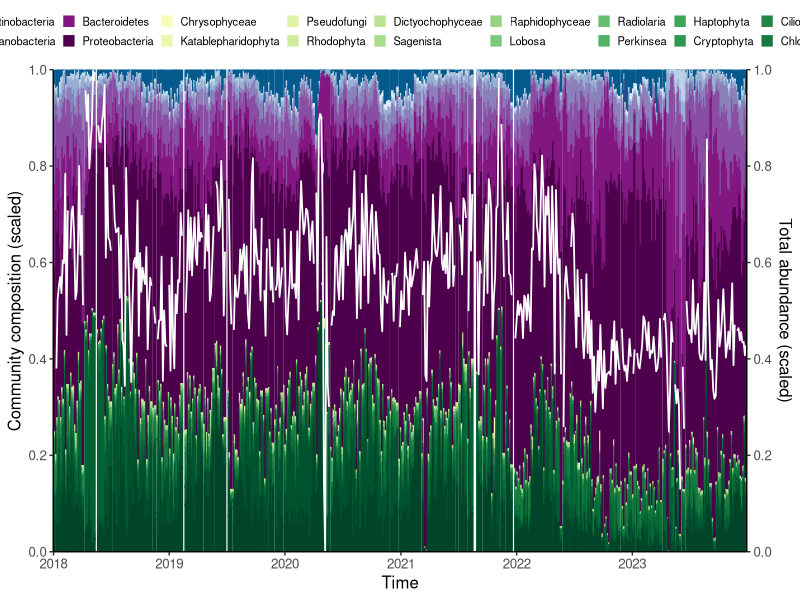
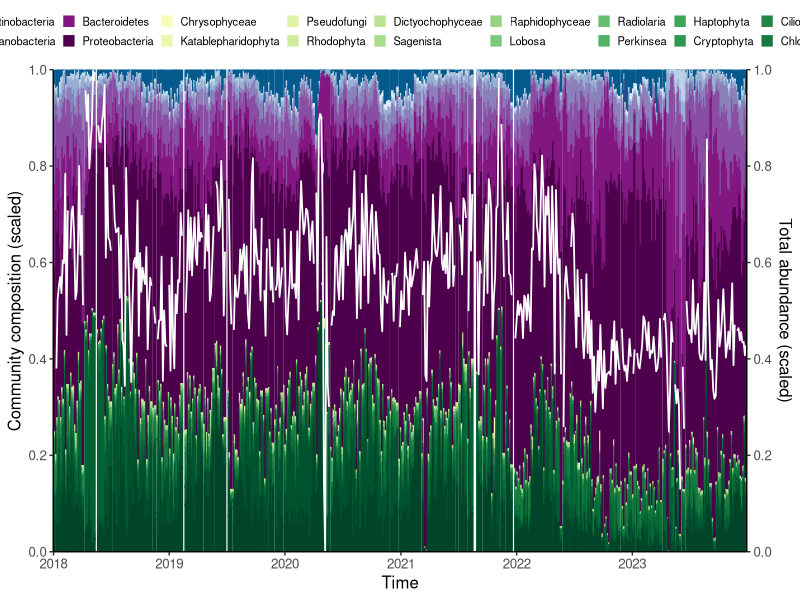

Here is the R script that generated these plots, in order:
# -----------------------------------------------------------------------
# Title: 1-Fig_1A_microbial_community_time_series.R
# Author: Ewa Merz (e2merz@ucsd.edu)
# Description: Create the time series plot on microbial community structure 
#              shown in Fig. 1A. This plot displays relative abundance 
#              at the higher taxonomic group level.
# R version: R version 4.4.0 (2024-04-24) -- "Puppy Cup"
# -----------------------------------------------------------------------

## 1. Load Required Libraries
library(tidyverse) # Used for data wrangling (dplyr, tidyr) and plotting (ggplot2)

## 2. Load Metadata
# Information on ASVs (e.g., average relative abundance or taxonomic classification).
# This file provides the link between sequence IDs and higher taxonomic names or other attributes.
taxa_info <- read.csv("data/taxa_information.csv") 

## 3. Data Preparation: Taxonomic Aggregation
# Relative abundance per higher taxonomic group.
data <- read.csv("data/data_sequences_0.1_rel_ab_0.5_occ_binned_4_days_with_temperature.csv") %>%
  # Reshape from wide to long format (time-series style).
  gather(-date, key = "variable", value = "value") %>%
  # Join with taxa_info to get taxonomic labels for each sequence ID.
  left_join(taxa_info, by = c("variable" = "sequence_ID")) %>%
  # Quality Control: remove variables or ASVs that could not be classified.
  filter(!is.na(domain)) %>% 
  # Aggregate the relative abundance of individual ASVs into their 
  # respective higher taxonomic groups (e.g., 'Diatoms', 'Dinoflagellates').
  group_by(date, group, domain) %>%
  summarise(rel_ab = sum(value, na.rm = T), .groups = "drop") 

## 4. Define Visual Attributes
# Assemble attributes for plotting (e.g., color of higher taxonomic groups).
# We want the colors and sorting to be consistent based on abundance and domain.
plotting_attributes <- taxa_info %>%
  select(group, domain, rel_ab_mean, color) %>%
  filter(!is.na(domain)) %>% 
  group_by(group, domain, color) %>%
  summarise(rel_ab = sum(rel_ab_mean, na.rm = T), .groups = "drop") %>%
  # Order the groups by domain and then abundance to make the stack order 
  # of the bar chart logical.
  arrange(domain, rel_ab)

## 5. Formatting for ggplot2
# Apply the specific factor levels to ensure the bars are stacked 
# according to our 'plotting_attributes' order.
plot_data <- data %>%
  mutate(group = factor(group, levels = pull(plotting_attributes, "group")))

## 6. Calculate Secondary Axis (Total Abundance)
# Total relative abundance (normalized between 1 and 0).
# This represents the "abundance" of the total community over time.
scale_values <- function(x){(x - min(x, na.rm = T)) / (max(x, na.rm = T) - min(x, na.rm = T))} 

total_abundance_scaled <- ungroup(data) %>%
  group_by(date) %>%
  summarise(rel_ab = sum(rel_ab), .groups = "drop") %>% 
  # Cleaning: replace zero abundance with NA to avoid plotting gaps.
  mutate(rel_ab = ifelse(rel_ab == 0, NA, rel_ab)) %>% 
  # Normalize values to a 0-1 range for the secondary y-axis.
  mutate(rel_ab_scaled = scale_values(rel_ab)) 



## 7. Generate Final Plot
# This plot creates a stacked bar chart (community composition) with a line overlay (total abundance).
ggplot(plot_data, aes(y = rel_ab, x = date(date))) +
  # Create the stacked bar chart. 'position="fill"' ensures the bars reach 100%.
  geom_bar(stat = "identity", aes(color = group, fill = group), position = "fill") +
  # Map specific colors to taxonomic groups from our metadata.
  scale_color_manual(values = pull(plotting_attributes, "color"), name = "") +
  scale_fill_manual(values = pull(plotting_attributes, "color"), name = "") +
  theme_classic() +
  ylab("Community composition (scaled)") +
  xlab("Time") +
  theme(legend.position = "top", 
        text = element_text(size = 12), 
        legend.text = element_text(size = 8), 
        legend.key.size = unit(0.3, "cm")) + 
  # Format x-axis dates.
  scale_x_date(date_breaks = "1 year", date_labels = "%Y", expand = c(0, 0)) +
  # Define dual y-axis scaling.
  scale_y_continuous(expand = c(0, 0), 
                     sec.axis = sec_axis(~. * 1, name = "Total abundance (scaled)", breaks = seq(0, 1, 0.2)), 
                     breaks = seq(0, 1, 0.2)) +
  # Add the white line representing normalized total abundance.
  geom_line(data = total_abundance_scaled, aes(y = rel_ab_scaled), color = "white", size = .6) +
  # Clean up legend organization.
  guides(colour = guide_legend(nrow = 2), fill = guide_legend(nrow = 2))

## 8. Save Figure
ggsave("plots/Fig_1A_microbial_community_time_series.pdf", width = 12, height = 3.5)
